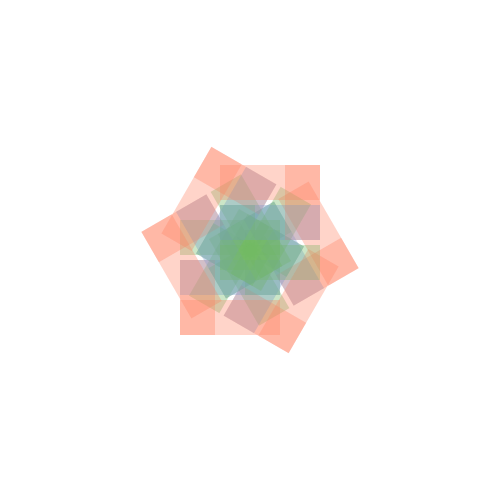
Frame 1 (no input)
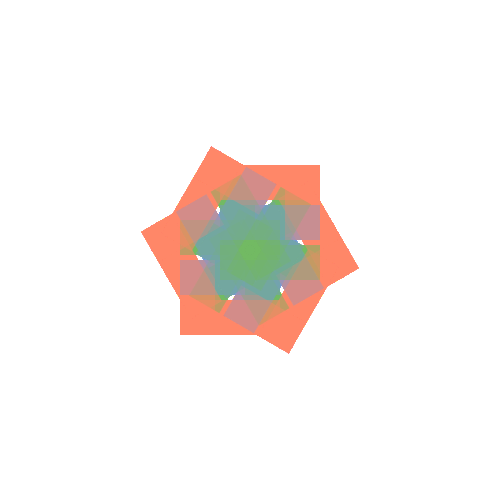
Frame 60 (the mouse pressed at the canvas centre just before this capture)
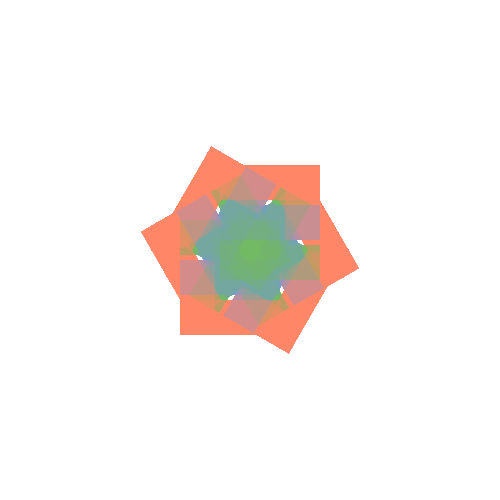
Frame 120 (the mouse held since frame 60 and released just before this capture)

The Processing sketch that drew these frames (run headless with seeded random() and noise(); from frame 60 on, the mouse is pressed at the canvas centre):

// Processing sketch: processing_84863
// ── processing_84863.pde

void setup()
{
size(500, 500);
 background(255);
 smooth();
}

void draw(){
  noStroke();
 
  translate(width/2, height/2);
  
 for (int i=0;i<360;i=i+30){
  rotate(radians(60));
  fill(255,135,100,50); 
  //ㄱ
  rect(-30,-85,100,35);
  rect(35,-85,35,75);
  noFill();
  //ㄴ
  fill(110,185,95,50);
  rect(-30,-5,100,35);
  rect(-30,-45,35,65);
  noFill();
  fill(115,155,210,50);
  rect(-30,-45,100,35);
  noFill();
 
 }
}
